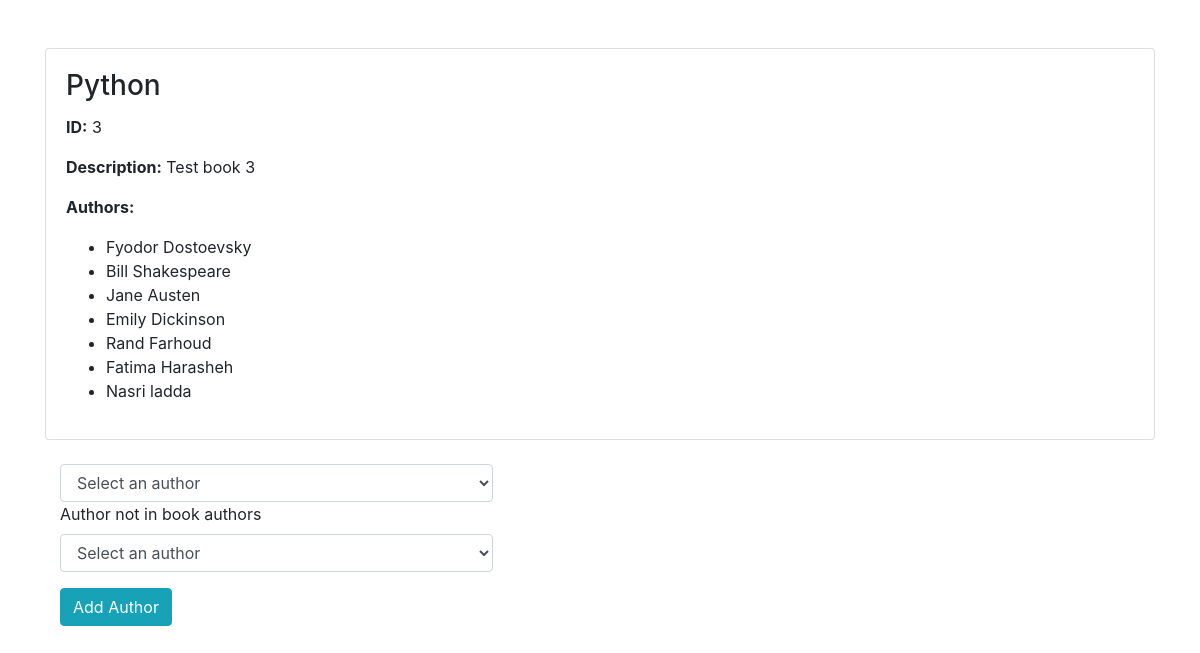
Page /books/3 on the committed database.
### books_authors_app/models.py (models this page shows)
class Book(models.Model):
    title = models.CharField(max_length=255)
    description = models.TextField()
    created_at = models.DateTimeField(auto_now_add=True)
    updated_at = models.DateTimeField(auto_now=True)

class Author(models.Model):
    first_name = models.CharField(max_length=45)
    last_name = models.CharField(max_length=45)
    created_at = models.DateTimeField(auto_now_add=True)
    updated_at = models.DateTimeField(auto_now=True)
    notes = models.TextField(default = "empty")
    books = models.ManyToManyField(Book, related_name='authors')

### books_authors_app/views.py (the view)
# urls.py: path('books/<int:id>',views.show_book_details),
def show_book_details(request, id):
    context = {
        'book': models.get_book_by_id(id),
        'authors':models.get_all_authors(),
        'not_in':models.get_all_author_not_in_book_authors(id),
    }
    return render (request, "show_book.html", context)

### books_authors_app/models.py (called while the page is built)
def get_book_by_id(id):
    return Book.objects.get(id = id)

def get_all_authors():
    return Author.objects.all()

def get_all_author_not_in_book_authors(id):
    book = get_book_by_id(id)
    book_authors = book.authors.all()
    return Author.objects.exclude(id__in=[book.id for book in book_authors])

### books_authors_app/templates/show_book.html (shortened to what this page needs)
<!DOCTYPE html>
<html lang="en">
<head>
    <link href="https://stackpath.bootstrapcdn.com/bootstrap/4.5.2/css/bootstrap.min.css" rel="stylesheet">
</head>
<body>
    <div class="container">
        <div class="card mt-5">
            <div class="card-body">
                <h3 class="card-title">{{ book.title }}</h3>
                <p class="card-text"><strong>ID:</strong> {{ book.id }}</p>
                <p class="card-text"><strong>Description:</strong> {{ book.description }}</p>
                <p class="card-text"><strong>Authors:</strong></p>
                <ul>
                    {% for author in book.authors.all %}
                    <li>{{ author.first_name }} {{ author.last_name }}</li>
                    {% endfor %}
                </ul>
            </div>
        </div>
        <form action="/add_author_for_book" method="post" class="needs-validation col-md-5 mt-4" novalidate>
            <div class="form-group">
                <select class="form-control" name="author" required>
                    <option value="" disabled selected>Select an author</option>
                </select>
                <label for="not_in">Author not in book authors</label>
                <select class="form-control" name="author" required>
                    <option value="" disabled selected>Select an author</option>
                </select>
            </div>
            <button type="submit" class="btn btn-info">Add Author</button>
        </form>
    </div>
</body>
</html>

### rows in the picture
Book: title "Python", id "3", description "Test book 3"
Author: first_name "Fyodor", last_name "Dostoevsky"
Author: first_name "Bill", last_name "Shakespeare"
Author: first_name "Jane", last_name "Austen"
Author: first_name "Emily", last_name "Dickinson"
Author: first_name "Rand", last_name "Farhoud"
Author: first_name "Fatima", last_name "Harasheh"
Author: first_name "Nasri", last_name "ladda"
